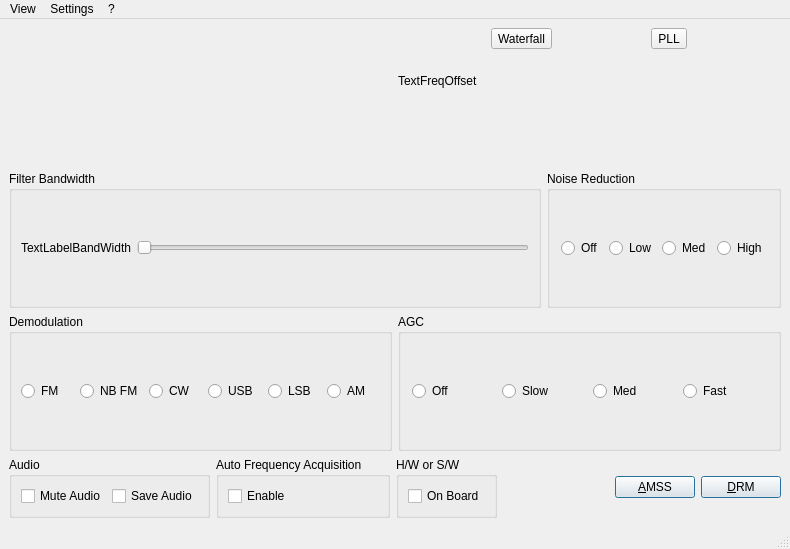
<ui version="4.0" >
 <class>AnalogMainWindow</class>
 <widget class="QMainWindow" name="AnalogMainWindow" >
  <property name="geometry" >
   <rect>
    <x>0</x>
    <y>0</y>
    <width>790</width>
    <height>549</height>
   </rect>
  </property>
  <property name="windowTitle" >
   <string>Dream Receiver</string>
  </property>
  <property name="windowIcon" >
   <iconset resource="res/icons.qrc" >
    <normaloff>:/icons/MainIcon.png</normaloff>:/icons/MainIcon.png</iconset>
  </property>
  <widget class="QWidget" name="centralwidget" >
   <layout class="QVBoxLayout" name="verticalLayout_2" >
    <item>
     <layout class="QHBoxLayout" name="horizontalLayout_9" >
      <item>
       <widget class="QwtPlot" name="SpectrumPlot" >
        <property name="minimumSize" >
         <size>
          <width>120</width>
          <height>120</height>
         </size>
        </property>
        <property name="toolTip" >
         <string>Click on the plot to set the demodulation frequency</string>
        </property>
       </widget>
      </item>
      <item>
       <layout class="QVBoxLayout" name="verticalLayout" >
        <item>
         <layout class="QHBoxLayout" name="horizontalLayout_10" >
          <item>
           <widget class="QToolButton" name="ButtonWaterfall" >
            <property name="styleSheet" >
             <string notr="true" />
            </property>
            <property name="text" >
             <string>Waterfall</string>
            </property>
            <property name="checkable" >
             <bool>true</bool>
            </property>
           </widget>
          </item>
          <item>
           <widget class="QToolButton" name="PLLButton" >
            <property name="styleSheet" >
             <string notr="true" />
            </property>
            <property name="text" >
             <string>PLL</string>
            </property>
            <property name="checkable" >
             <bool>true</bool>
            </property>
           </widget>
          </item>
         </layout>
        </item>
        <item>
         <widget class="QLabel" name="TextFreqOffset" >
          <property name="minimumSize" >
           <size>
            <width>0</width>
            <height>0</height>
           </size>
          </property>
          <property name="text" >
           <string>TextFreqOffset</string>
          </property>
          <property name="wordWrap" >
           <bool>false</bool>
          </property>
         </widget>
        </item>
        <item>
         <widget class="QwtDial" name="PhaseDial" >
          <property name="minimumSize" >
           <size>
            <width>48</width>
            <height>48</height>
           </size>
          </property>
         </widget>
        </item>
       </layout>
      </item>
     </layout>
    </item>
    <item>
     <layout class="QHBoxLayout" name="horizontalLayout" >
      <item>
       <widget class="Q3ButtonGroup" name="ButtonGroupBW" >
        <property name="title" >
         <string>Filter Bandwidth</string>
        </property>
        <layout class="QHBoxLayout" name="horizontalLayout_7" >
         <item>
          <widget class="QLabel" name="TextLabelBandWidth" >
           <property name="minimumSize" >
            <size>
             <width>70</width>
             <height>0</height>
            </size>
           </property>
           <property name="text" >
            <string>TextLabelBandWidth</string>
           </property>
           <property name="wordWrap" >
            <bool>false</bool>
           </property>
          </widget>
         </item>
         <item>
          <widget class="QSlider" name="SliderBandwidth" >
           <property name="orientation" >
            <enum>Qt::Horizontal</enum>
           </property>
          </widget>
         </item>
        </layout>
       </widget>
      </item>
      <item>
       <widget class="Q3ButtonGroup" name="ButtonGroupNoiseReduction" >
        <property name="title" >
         <string>Noise Reduction</string>
        </property>
        <layout class="QHBoxLayout" name="_7" >
         <property name="spacing" >
          <number>6</number>
         </property>
         <property name="margin" >
          <number>11</number>
         </property>
         <item>
          <widget class="QRadioButton" name="RadioButtonNoiRedOff" >
           <property name="text" >
            <string>Off</string>
           </property>
           <property name="buttonGroupId" stdset="0" >
            <number>0</number>
           </property>
          </widget>
         </item>
         <item>
          <widget class="QRadioButton" name="RadioButtonNoiRedLow" >
           <property name="text" >
            <string>Low</string>
           </property>
           <property name="buttonGroupId" stdset="0" >
            <number>1</number>
           </property>
          </widget>
         </item>
         <item>
          <widget class="QRadioButton" name="RadioButtonNoiRedMed" >
           <property name="text" >
            <string>Med</string>
           </property>
           <property name="buttonGroupId" stdset="0" >
            <number>2</number>
           </property>
          </widget>
         </item>
         <item>
          <widget class="QRadioButton" name="RadioButtonNoiRedHigh" >
           <property name="text" >
            <string>High</string>
           </property>
           <property name="buttonGroupId" stdset="0" >
            <number>3</number>
           </property>
          </widget>
         </item>
        </layout>
       </widget>
      </item>
     </layout>
    </item>
    <item>
     <layout class="QHBoxLayout" name="horizontalLayout_8" >
      <item>
       <widget class="Q3ButtonGroup" name="ButtonGroupDemodulation" >
        <property name="sizePolicy" >
         <sizepolicy vsizetype="Preferred" hsizetype="Preferred" >
          <horstretch>0</horstretch>
          <verstretch>0</verstretch>
         </sizepolicy>
        </property>
        <property name="title" >
         <string>Demodulation</string>
        </property>
        <layout class="QHBoxLayout" name="horizontalLayout_3" >
         <item>
          <widget class="QRadioButton" name="RadioButtonDemWBFM" >
           <property name="text" >
            <string>FM</string>
           </property>
          </widget>
         </item>
         <item>
          <widget class="QRadioButton" name="RadioButtonDemNBFM" >
           <property name="text" >
            <string>NB FM</string>
           </property>
           <property name="buttonGroupId" stdset="0" >
            <number>4</number>
           </property>
          </widget>
         </item>
         <item>
          <widget class="QRadioButton" name="RadioButtonDemCW" >
           <property name="text" >
            <string>CW</string>
           </property>
           <property name="buttonGroupId" stdset="0" >
            <number>3</number>
           </property>
          </widget>
         </item>
         <item>
          <widget class="QRadioButton" name="RadioButtonDemUSB" >
           <property name="text" >
            <string>USB</string>
           </property>
           <property name="buttonGroupId" stdset="0" >
            <number>2</number>
           </property>
          </widget>
         </item>
         <item>
          <widget class="QRadioButton" name="RadioButtonDemLSB" >
           <property name="text" >
            <string>LSB</string>
           </property>
           <property name="buttonGroupId" stdset="0" >
            <number>1</number>
           </property>
          </widget>
         </item>
         <item>
          <widget class="QRadioButton" name="RadioButtonDemAM" >
           <property name="text" >
            <string>AM</string>
           </property>
           <property name="buttonGroupId" stdset="0" >
            <number>0</number>
           </property>
          </widget>
         </item>
        </layout>
       </widget>
      </item>
      <item>
       <widget class="Q3ButtonGroup" name="ButtonGroupAGC" >
        <property name="title" >
         <string>AGC</string>
        </property>
        <layout class="QHBoxLayout" name="_6" >
         <property name="spacing" >
          <number>6</number>
         </property>
         <property name="margin" >
          <number>11</number>
         </property>
         <item>
          <widget class="QRadioButton" name="RadioButtonAGCOff" >
           <property name="text" >
            <string>Off</string>
           </property>
           <property name="buttonGroupId" stdset="0" >
            <number>0</number>
           </property>
          </widget>
         </item>
         <item>
          <widget class="QRadioButton" name="RadioButtonAGCSlow" >
           <property name="text" >
            <string>Slow</string>
           </property>
           <property name="buttonGroupId" stdset="0" >
            <number>1</number>
           </property>
          </widget>
         </item>
         <item>
          <widget class="QRadioButton" name="RadioButtonAGCMed" >
           <property name="text" >
            <string>Med</string>
           </property>
           <property name="buttonGroupId" stdset="0" >
            <number>2</number>
           </property>
          </widget>
         </item>
         <item>
          <widget class="QRadioButton" name="RadioButtonAGCFast" >
           <property name="text" >
            <string>Fast</string>
           </property>
           <property name="buttonGroupId" stdset="0" >
            <number>3</number>
           </property>
          </widget>
         </item>
        </layout>
       </widget>
      </item>
     </layout>
    </item>
    <item>
     <layout class="QHBoxLayout" name="horizontalLayout_6" >
      <item>
       <widget class="Q3GroupBox" name="GroupBoxAudio" >
        <property name="title" >
         <string>Audio</string>
        </property>
        <layout class="QHBoxLayout" name="horizontalLayout_5" >
         <item>
          <widget class="QCheckBox" name="CheckBoxMuteAudio" >
           <property name="text" >
            <string>Mute Audio</string>
           </property>
          </widget>
         </item>
         <item>
          <widget class="QCheckBox" name="CheckBoxSaveAudioWave" >
           <property name="text" >
            <string>Save Audio</string>
           </property>
          </widget>
         </item>
        </layout>
       </widget>
      </item>
      <item>
       <widget class="Q3GroupBox" name="GroupBoxAutoFreqAcq" >
        <property name="title" >
         <string>Auto Frequency Acquisition</string>
        </property>
        <layout class="QHBoxLayout" name="horizontalLayout_4" >
         <item>
          <widget class="QCheckBox" name="CheckBoxAutoFreqAcq" >
           <property name="text" >
            <string>Enable</string>
           </property>
          </widget>
         </item>
        </layout>
       </widget>
      </item>
      <item>
       <widget class="Q3GroupBox" name="GroupBoxDemod" >
        <property name="title" >
         <string>H/W or S/W</string>
        </property>
        <layout class="QHBoxLayout" name="horizontalLayout_2" >
         <item>
          <widget class="QCheckBox" name="CheckBoxOnBoardDemod" >
           <property name="text" >
            <string>On Board</string>
           </property>
          </widget>
         </item>
        </layout>
       </widget>
      </item>
      <item>
       <spacer name="Spacer6" >
        <property name="orientation" >
         <enum>Qt::Horizontal</enum>
        </property>
        <property name="sizeType" >
         <enum>QSizePolicy::Expanding</enum>
        </property>
        <property name="sizeHint" stdset="0" >
         <size>
          <width>48</width>
          <height>52</height>
         </size>
        </property>
       </spacer>
      </item>
      <item>
       <widget class="QPushButton" name="ButtonAMSS" >
        <property name="windowTitle" >
         <string/>
        </property>
        <property name="text" >
         <string>&amp;AMSS</string>
        </property>
        <property name="checkable" >
         <bool>true</bool>
        </property>
        <property name="autoDefault" >
         <bool>true</bool>
        </property>
        <property name="default" >
         <bool>true</bool>
        </property>
       </widget>
      </item>
      <item>
       <widget class="QPushButton" name="ButtonDRM" >
        <property name="windowTitle" >
         <string/>
        </property>
        <property name="text" >
         <string>&amp;DRM</string>
        </property>
        <property name="autoDefault" >
         <bool>true</bool>
        </property>
        <property name="default" >
         <bool>true</bool>
        </property>
       </widget>
      </item>
     </layout>
    </item>
   </layout>
  </widget>
  <widget class="QMenuBar" name="menubar" >
   <property name="geometry" >
    <rect>
     <x>0</x>
     <y>0</y>
     <width>790</width>
     <height>19</height>
    </rect>
   </property>
   <widget class="QMenu" name="menuView" >
    <property name="title" >
     <string>View</string>
    </property>
    <addaction name="actionStations" />
    <addaction name="actionAFS" />
    <addaction name="separator" />
    <addaction name="actionExit" />
   </widget>
   <widget class="QMenu" name="menuSettings" >
    <property name="title" >
     <string>Settings</string>
    </property>
    <widget class="QMenu" name="menuSound_Card_Selection" >
     <property name="title" >
      <string>Sound Card Selection</string>
     </property>
    </widget>
    <addaction name="menuSound_Card_Selection" />
    <addaction name="actionDRM" />
    <addaction name="actionAM" />
    <addaction name="actionReceiver_Settings" />
   </widget>
   <widget class="QMenu" name="menu" >
    <property name="title" >
     <string>?</string>
    </property>
    <addaction name="actionWhatsThis" />
    <addaction name="separator" />
    <addaction name="actionAbout" />
   </widget>
   <addaction name="menuView" />
   <addaction name="menuSettings" />
   <addaction name="menu" />
  </widget>
  <widget class="QStatusBar" name="statusbar" />
  <action name="actionStations" >
   <property name="text" >
    <string>&amp;Stations ...</string>
   </property>
   <property name="shortcut" >
    <string>Ctrl+S</string>
   </property>
  </action>
  <action name="actionAFS" >
   <property name="text" >
    <string>Alternative &amp;Frequencies ...</string>
   </property>
   <property name="shortcut" >
    <string>Ctrl+F</string>
   </property>
  </action>
  <action name="actionExit" >
   <property name="text" >
    <string>E&amp;xit</string>
   </property>
   <property name="shortcut" >
    <string>Ctrl+Q</string>
   </property>
  </action>
  <action name="actionWhatsThis" >
   <property name="text" >
    <string>&amp;What's This</string>
   </property>
   <property name="shortcut" >
    <string>Shift+F1</string>
   </property>
  </action>
  <action name="actionAbout" >
   <property name="text" >
    <string>A&amp;bout ...</string>
   </property>
  </action>
  <action name="actionDRM" >
   <property name="text" >
    <string>&amp;DRM (digital)</string>
   </property>
   <property name="shortcut" >
    <string>Ctrl+D</string>
   </property>
  </action>
  <action name="actionAM" >
   <property name="text" >
    <string>New &amp;AM Acquisition</string>
   </property>
   <property name="shortcut" >
    <string>Ctrl+A</string>
   </property>
  </action>
  <action name="actionReceiver_Settings" >
   <property name="text" >
    <string>Receiver &amp;Settings</string>
   </property>
   <property name="shortcut" >
    <string>Ctrl+S</string>
   </property>
  </action>
  <action name="actionSoundIn" >
   <property name="text" >
    <string>Sound &amp;In</string>
   </property>
  </action>
  <action name="actionSoundOut" >
   <property name="text" >
    <string>Sound &amp;Out</string>
   </property>
  </action>
 </widget>
 <customwidgets>
  <customwidget>
   <class>Q3GroupBox</class>
   <extends>QGroupBox</extends>
   <header>Qt3Support/Q3GroupBox</header>
   <container>1</container>
  </customwidget>
  <customwidget>
   <class>Q3ButtonGroup</class>
   <extends>Q3GroupBox</extends>
   <header>Qt3Support/Q3ButtonGroup</header>
   <container>1</container>
  </customwidget>
  <customwidget>
   <class>QwtPlot</class>
   <extends>QFrame</extends>
   <header>qwt_plot.h</header>
  </customwidget>
  <customwidget>
   <class>QwtDial</class>
   <extends>QWidget</extends>
   <header>qwt_dial.h</header>
  </customwidget>
 </customwidgets>
 <resources>
  <include location="res/icons.qrc" />
 </resources>
 <connections/>
</ui>
